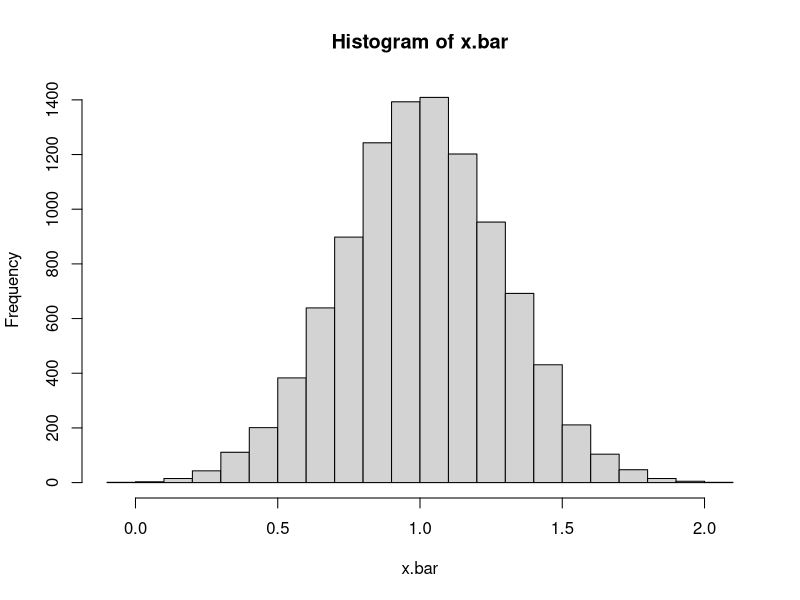
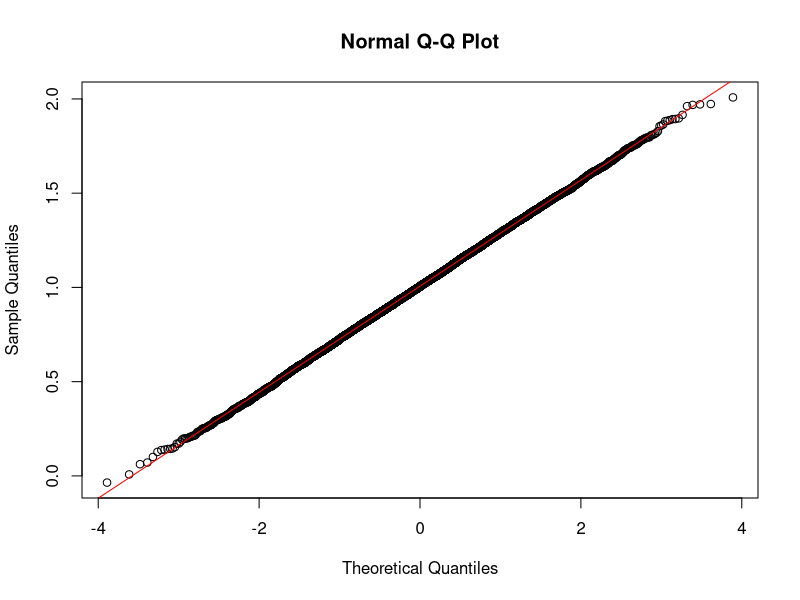

These charts were generated, in order, by the following R code:
##################################################
#                 Bayesian Lab 1                 #
##################################################
n <- 50
mu <- 1
sd <- 2

x <- rnorm(500000,mu,sd)
x <- matrix(x, nrow = 10000, ncol = 50)
x.bar <- apply(x, 1, 'mean')

x.bar.i <- mean(x.bar)
sd.x.bar <- sd(x.bar)

hist(x.bar)

qqnorm(x.bar)
qqline(x.bar, col = "red")

# yes, these data follow CLT as they appear to be normally distributed around mu = 1
# upon visual inspection of histogram, further supported by Q-Q plot.

X <- rgamma(500000, shape = 2, scale = 3)
X <- matrix(X, nrow = 10000, ncol = 50)
X.bar <- apply(X, 1, 'mean')
X.bar.i <- mean(X.bar)
sd.X.bar <- sd(X.bar)



